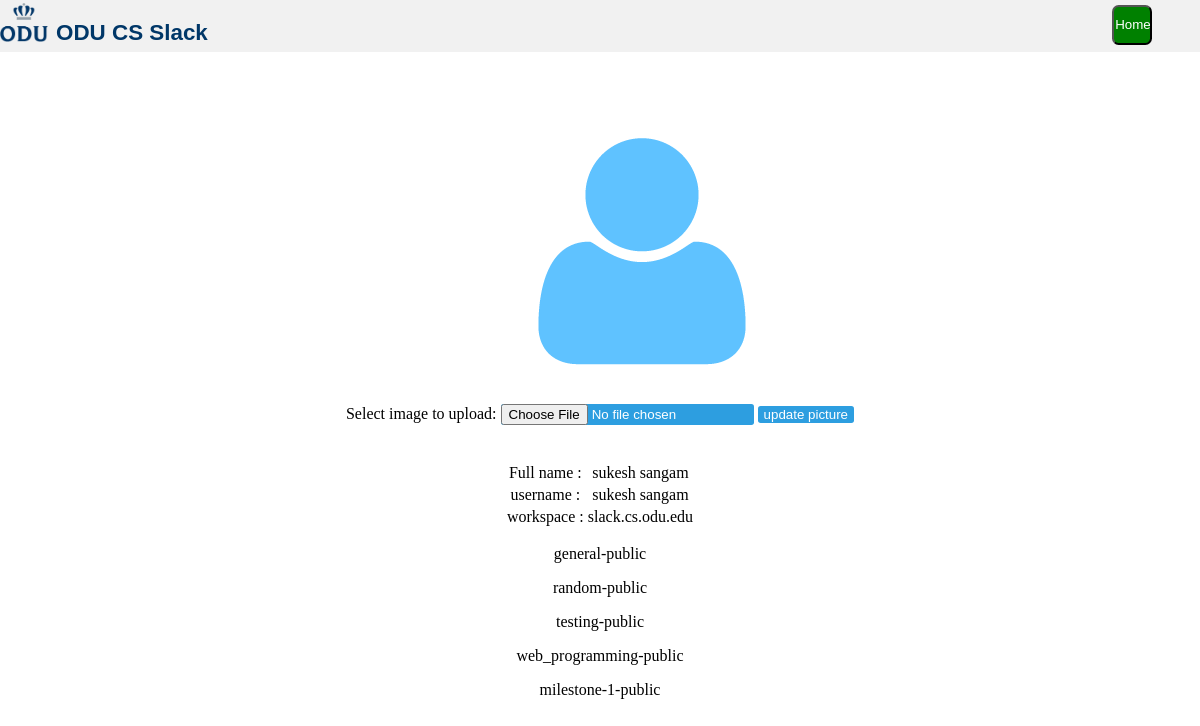
Page /php/userprofile.php (signed in) on the committed database.
### tables this page shows
CREATE TABLE IF NOT EXISTS `users` (
  `user_id` int(11) NOT NULL AUTO_INCREMENT,
  `email_id` varchar(60) NOT NULL,
  `full_name` varchar(100) NOT NULL,
  `display_name` varchar(100) NOT NULL,
  `password` varchar(20) NOT NULL,
  `work_space_url` varchar(500) NOT NULL,
  `description` varchar(500) NOT NULL,
  `status` varchar(100) NOT NULL,
  `phone_number` varchar(15) NOT NULL,
  `time_zone` varchar(30) NOT NULL,
  `skype_id` varchar(30) NOT NULL,
  `picture` varchar(100) NOT NULL DEFAULT '../images/default.png',
  `mode` varchar(20) NOT NULL,
  `timestamp` timestamp NOT NULL,
  PRIMARY KEY (`user_id`),
  KEY `work_space_url` (`work_space_url`)
);

CREATE TABLE IF NOT EXISTS `channel_users` (
  `channel_id` int(11) NOT NULL,
  `user_id` int(11) NOT NULL,
  `joined_date` timestamp NOT NULL,
  `left_date` timestamp NOT NULL,
  KEY `channel_id_channel_users` (`channel_id`),
  KEY `channel_users_user_id` (`user_id`)
);

CREATE TABLE IF NOT EXISTS `channels` (
  `channel_id` int(11) NOT NULL AUTO_INCREMENT,
  `channel_name` varchar(100) NOT NULL,
  `work_space_url` varchar(500) NOT NULL,
  `privacy_settings` varchar(100) NOT NULL,
  `purpose` varchar(100) NOT NULL,
  `user_id` int(11) NOT NULL,
  `timestamp` timestamp NOT NULL,
  PRIMARY KEY (`channel_id`),
  KEY `wokr_space_url_channels` (`work_space_url`),
  KEY `user_id_channels` (`user_id`)
);

### php/userprofile.php (the view, shortened to what this page needs)
<!DOCTYPE html>
<html lang="en">
<head>
    <link rel="stylesheet" type="text/css" href="../css/login.css">
</head>
<body>
<?php
include("connect.php");
$email=$_SESSION['email'];
$query = mysqli_query($conn,"select * from users where email_id='".mysqli_real_escape_string($conn,$email)."'");
$res=mysqli_fetch_row($query);
?>
<div id="topbar" >
    <div ><img id="logo"  src="../images/logo.jpg"></div>
    <div class="logo-text">ODU CS Slack</div>
    <div class="login-button"><form action="home.php"><input id="signin-button" type="submit" value="Home"></form></div>
</div>
    <div style="text-align: center;">
        <div ><img style="height: 300px; width: 300px; margin-left:7%; margin-top: 4%;" src="<?php echo $res[11]; ?>"/>
        <form action="upload_picture.php" method="post" enctype="multipart/form-data">
                Select image to upload:
                <input class="image_upload_class" type="file" name="fileToUpload" id="fileToUpload">
                <input class="image_upload_class"  type="submit" value="update picture" name="submit">
            </form>
        </div>
        <div >
            <br>
            <br>
            <table align="center">
                <tr>
                    <td>Full name :</td>
                    <td><?php echo $res[2]; ?></td>
                </tr>
                <tr>
                    <td>username :</td>
                    <td><?php echo $res[3]; ?></td>
                </tr>
                <tr>
                    <td>workspace :</td>
                    <td><?php echo $res[5]; ?></td>
                </tr>
            </table>
        </div>
    <?php
    $sql_user_id = "SELECT user_id from users where email_id='".mysqli_real_escape_string($conn,$email)."'";
    $result_user_id = $conn->query($sql_user_id);
    if ($result_user_id->num_rows > 0) {
        while($row_user_id = $result_user_id->fetch_assoc()) {
            $user_id_channel=$row_user_id["user_id"];
        }
    } else {
    }
    $sql_channel_ids = "SELECT channel_id from channel_users where user_id='".mysqli_real_escape_string($conn,$user_id_channel)."'";
    $result_channel_id = $conn->query($sql_channel_ids);
    if($result_channel_id->num_rows>0){
        while($result_channel_users=$result_channel_id->fetch_assoc()){
            $channel_id_a=$result_channel_users["channel_id"];
                $sql_channels_display="SELECT channel_name from channels where channel_id='".mysqli_real_escape_string($conn,$channel_id_a)."'";
            $result_channel_display = $conn->query($sql_channels_display);
            $result_set_display=$result_channel_display->fetch_assoc();
            $sql_channels_display_settings="SELECT privacy_settings from channels where channel_id='".mysqli_real_escape_string($conn,$channel_id_a)."'";
            $result_channel_display_settings = $conn->query($sql_channels_display_settings);
            $result_set_display_settings=$result_channel_display_settings->fetch_assoc();
                echo "<p> ".$result_set_display["channel_name"]."-".$result_set_display_settings["privacy_settings"] ."</p>";
        }
    }
    else{
    }
    ?>
</div>
</body>
</html>

### css/login.css (style rules this page uses)
body { margin:0; padding:0; background-color:#FFFFFF; }
.login-button { float: right; margin-right: 4%; }
#signin-button { padding-left: 2%; padding-right: 2%; margin-top: 12%; height: 40px; width: 100%; background-color: green; border-radius: 0.5em; color: white; }
#topbar { float: left; padding-bottom:0.5%; width:100%; height: 10%; background-color:#F1F1F1; }
#logo { float:left; margin-right:8px; margin-top:3px; height:150%; width: 4%; }
.logo-text { float:left; color: #003768; margin-top:20px; font-family: sans-serif; font-weight: 700; font-size: 140%; }

### php/userprofile.php (style rules this page uses)
.image_upload_class { border: none; background-color: #2D9EE0; border-radius: 0.2em; color: #FFFFFF; }

### rows in the picture
users: picture (placeholder picture), full_name "sukesh sangam", display_name "sukesh sangam", work_space_url "slack.cs.odu.edu"
channel_users: channel.channel_name "general", channel.privacy_settings "public"
channel_users: channel.channel_name "random", channel.privacy_settings "public"
channel_users: channel.channel_name "testing", channel.privacy_settings "public"
channel_users: channel.channel_name "web_programming", channel.privacy_settings "public"
channel_users: channel.channel_name "milestone-1", channel.privacy_settings "public"
